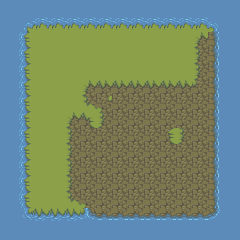

A level layout from a 2D game, rendered from its tile map. Below: a short description, then the map file with its tile-grid data intact:
An orthogonal 15x15 tile map with 16x16 px tiles, 2 tile layers (Tile Layer 1, water).

<map version="1.0" orientation="orthogonal" renderorder="right-down" width="15" height="15" tilewidth="16" tileheight="16" nextobjectid="1">
 <tileset firstgid="1" name="tileset3 (1)" tilewidth="16" tileheight="16" spacing="1" margin="1" tilecount="105" columns="7">
  <image source="tileset3 (1).png" width="128" height="256" />
 </tileset>
 <layer name="Tile Layer 1" width="15" height="15">
  <data encoding="csv">
0,0,0,0,0,0,0,0,0,0,0,0,0,0,0,
0,4,13,13,13,13,13,13,13,13,13,13,13,10,0,
0,5,41,41,41,41,41,41,41,41,41,41,44,73,0,
0,5,41,41,41,41,41,41,41,41,41,41,45,73,0,
0,5,41,41,41,41,41,41,41,41,41,41,45,73,0,
0,5,41,41,41,44,53,53,53,53,53,53,54,73,0,
0,5,41,41,41,42,71,81,81,81,81,81,81,73,0,
0,5,41,41,44,50,45,81,81,81,81,81,81,73,0,
0,5,41,41,45,81,81,81,81,81,77,45,81,73,0,
0,5,41,41,45,81,81,81,81,81,81,81,81,73,0,
0,5,41,41,45,81,81,81,81,81,81,81,81,73,0,
0,5,41,41,45,81,81,81,81,81,81,81,81,73,0,
0,5,41,41,42,72,81,81,81,81,81,81,81,73,0,
0,2,29,29,29,30,57,57,57,57,57,57,57,55,0,
0,0,0,0,0,0,0,0,0,0,0,0,0,0,0
</data>
 </layer>
 <layer name="water" width="15" height="15">
  <data encoding="csv">
1,1,1,1,1,1,1,1,1,1,1,1,1,1,1,
1,0,0,0,0,0,0,0,0,0,0,0,0,0,1,
1,0,0,0,0,0,0,0,0,0,0,0,0,0,1,
1,0,0,0,0,0,0,0,0,0,0,0,0,0,1,
1,0,0,0,0,0,0,0,0,0,0,0,0,0,1,
1,0,0,0,0,0,0,0,0,0,0,0,0,0,1,
1,0,0,0,0,0,0,0,0,0,0,0,0,0,1,
1,0,0,0,0,0,0,0,0,0,0,0,0,0,1,
1,0,0,0,0,0,0,0,0,0,0,0,0,0,1,
1,0,0,0,0,0,0,0,0,0,0,0,0,0,1,
1,0,0,0,0,0,0,0,0,0,0,0,0,0,1,
1,0,0,0,0,0,0,0,0,0,0,0,0,0,1,
1,0,0,0,0,0,0,0,0,0,0,0,0,0,1,
1,0,0,0,0,0,0,0,0,0,0,0,0,0,1,
1,1,1,1,1,1,1,1,1,1,1,1,1,1,1
</data>
 </layer>
</map>
